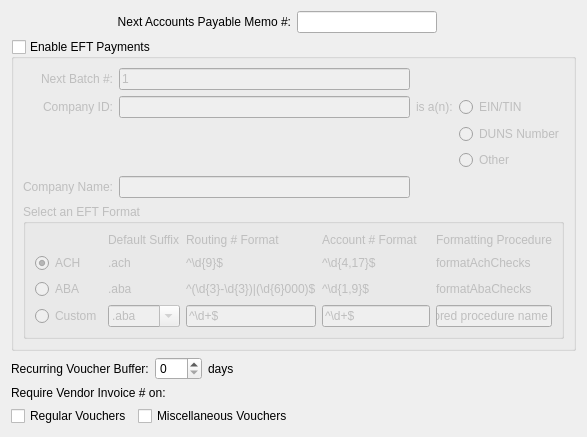
     <widget class="QWidget" name="tab">
      <attribute name="title">
       <string>Accounts Payable</string>
      </attribute>
      <layout class="QGridLayout" name="gridLayout_9">
       <item row="0" column="0">
        <layout class="QVBoxLayout" name="verticalLayout_2">
         <item>
          <layout class="QGridLayout" name="gridLayout_8">
           <item row="0" column="0">
            <widget class="QLabel" name="_nextAPMemoNumberLit">
             <property name="text">
              <string>Next Accounts Payable Memo #:</string>
             </property>
             <property name="alignment">
              <set>Qt::AlignRight|Qt::AlignTrailing|Qt::AlignVCenter</set>
             </property>
             <property name="buddy">
              <cstring>_nextAPMemoNumber</cstring>
             </property>
            </widget>
           </item>
           <item row="0" column="1">
            <layout class="QHBoxLayout">
             <property name="spacing">
              <number>0</number>
             </property>
             <item>
              <widget class="XLineEdit" name="_nextAPMemoNumber"/>
             </item>
             <item>
              <spacer>
               <property name="orientation">
                <enum>Qt::Horizontal</enum>
               </property>
               <property name="sizeType">
                <enum>QSizePolicy::Expanding</enum>
               </property>
               <property name="sizeHint" stdset="0">
                <size>
                 <width>20</width>
                 <height>20</height>
                </size>
               </property>
              </spacer>
             </item>
            </layout>
           </item>
           <item row="1" column="0" colspan="2">
            <layout class="QHBoxLayout">
             <item>
              <widget class="QGroupBox" name="_achGroup">
               <property name="title">
                <string>Enable EFT Payments</string>
               </property>
               <property name="checkable">
                <bool>true</bool>
               </property>
               <property name="checked">
                <bool>false</bool>
               </property>
               <layout class="QGridLayout">
                <item row="0" column="0">
                 <widget class="QLabel" name="_nextBatchNumberLit">
                  <property name="text">
                   <string>Next Batch #:</string>
                  </property>
                  <property name="alignment">
                   <set>Qt::AlignRight|Qt::AlignTrailing|Qt::AlignVCenter</set>
                  </property>
                  <property name="buddy">
                   <cstring>_nextACHBatchNumber</cstring>
                  </property>
                 </widget>
                </item>
                <item row="0" column="1">
                 <widget class="XLineEdit" name="_nextACHBatchNumber">
                  <property name="sizePolicy">
                   <sizepolicy hsizetype="Preferred" vsizetype="Fixed">
                    <horstretch>0</horstretch>
                    <verstretch>0</verstretch>
                   </sizepolicy>
                  </property>
                  <property name="text">
                   <string>1</string>
                  </property>
                 </widget>
                </item>
                <item row="1" column="0">
                 <widget class="QLabel" name="_companyIdLit">
                  <property name="text">
                   <string>Company ID:</string>
                  </property>
                  <property name="alignment">
                   <set>Qt::AlignRight|Qt::AlignTrailing|Qt::AlignVCenter</set>
                  </property>
                  <property name="buddy">
                   <cstring>_companyId</cstring>
                  </property>
                 </widget>
                </item>
                <item row="4" column="0">
                 <widget class="QLabel" name="_companyNameLit">
                  <property name="text">
                   <string>Company Name:</string>
                  </property>
                  <property name="alignment">
                   <set>Qt::AlignRight|Qt::AlignTrailing|Qt::AlignVCenter</set>
                  </property>
                  <property name="buddy">
                   <cstring>_companyName</cstring>
                  </property>
                 </widget>
                </item>
                <item row="1" column="1">
                 <widget class="XLineEdit" name="_companyId">
                  <property name="text">
                   <string/>
                  </property>
                  <property name="defaultText">
                   <string/>
                  </property>
                 </widget>
                </item>
                <item row="4" column="1">
                 <widget class="XLineEdit" name="_companyName">
                  <property name="text">
                   <string/>
                  </property>
                  <property name="maxLength">
                   <number>23</number>
                  </property>
                 </widget>
                </item>
                <item row="1" column="2">
                 <widget class="QLabel" name="label">
                  <property name="text">
                   <string>is a(n):</string>
                  </property>
                 </widget>
                </item>
                <item row="1" column="3">
                 <widget class="QRadioButton" name="_companyIdIsEIN">
                  <property name="text">
                   <string>EIN/TIN</string>
                  </property>
                 </widget>
                </item>
                <item row="2" column="3">
                 <widget class="QRadioButton" name="_companyIdIsDUNS">
                  <property name="text">
                   <string>DUNS Number</string>
                  </property>
                 </widget>
                </item>
                <item row="3" column="3">
                 <widget class="QRadioButton" name="_companyIdIsOther">
                  <property name="text">
                   <string>Other</string>
                  </property>
                 </widget>
                </item>
                <item row="6" column="0" colspan="4">
                 <widget class="QGroupBox" name="_eftStyle">
                  <property name="title">
                   <string>Select an EFT Format</string>
                  </property>
                  <layout class="QGridLayout" name="gridLayout_41">
                   <item row="1" column="0">
                    <widget class="QRadioButton" name="_eftAch">
                     <property name="text">
                      <string>ACH</string>
                     </property>
                     <property name="checked">
                      <bool>true</bool>
                     </property>
                    </widget>
                   </item>
                   <item row="2" column="0">
                    <widget class="QRadioButton" name="_eftAba">
                     <property name="text">
                      <string>ABA</string>
                     </property>
                    </widget>
                   </item>
                   <item row="3" column="0">
                    <widget class="QRadioButton" name="_eftCustom">
                     <property name="text">
                      <string>Custom</string>
                     </property>
                    </widget>
                   </item>
                   <item row="1" column="1">
                    <widget class="XLabel" name="_eftAchSuffix">
                     <property name="text">
                      <string>.ach</string>
                     </property>
                    </widget>
                   </item>
                   <item row="2" column="1">
                    <widget class="XLabel" name="_eftAbaSuffix">
                     <property name="text">
                      <string>.aba</string>
                     </property>
                    </widget>
                   </item>
                   <item row="0" column="1">
                    <widget class="QLabel" name="_eftSuffixLit">
                     <property name="text">
                      <string>Default Suffix</string>
                     </property>
                    </widget>
                   </item>
                   <item row="3" column="1">
                    <widget class="XComboBox" name="_eftCustomSuffix">
                     <property name="enabled">
                      <bool>false</bool>
                     </property>
                     <property name="editable">
                      <bool>true</bool>
                     </property>
                     <item>
                      <property name="text">
                       <string>.aba</string>
                      </property>
                     </item>
                     <item>
                      <property name="text">
                       <string>.ach</string>
                      </property>
                     </item>
                     <item>
                      <property name="text">
                       <string>.dat</string>
                      </property>
                     </item>
                     <item>
                      <property name="text">
                       <string>.txt</string>
                      </property>
                     </item>
                    </widget>
                   </item>
                   <item row="3" column="2">
                    <widget class="XLineEdit" name="_eftCustomRoutingRegex">
                     <property name="enabled">
                      <bool>false</bool>
                     </property>
                     <property name="text">
                      <string>^\d+$</string>
                     </property>
                    </widget>
                   </item>
                   <item row="2" column="2">
                    <widget class="XLabel" name="_eftAbaRoutingRegex">
                     <property name="text">
                      <string>^(\d{3}-\d{3})|(\d{6}000)$</string>
                     </property>
                    </widget>
                   </item>
                   <item row="1" column="2">
                    <widget class="XLabel" name="_eftAchRoutingRegex">
                     <property name="text">
                      <string>^\d{9}$</string>
                     </property>
                    </widget>
                   </item>
                   <item row="0" column="2">
                    <widget class="XLabel" name="_eftRoutingRegexLit">
                     <property name="text">
                      <string>Routing # Format</string>
                     </property>
                    </widget>
                   </item>
                   <item row="0" column="4">
                    <widget class="XLabel" name="_eftFunctionLit">
                     <property name="text">
                      <string>Formatting Procedure</string>
                     </property>
                    </widget>
                   </item>
                   <item row="1" column="4">
                    <widget class="XLabel" name="_eftAchFunction">
                     <property name="text">
                      <string>formatAchChecks</string>
                     </property>
                    </widget>
                   </item>
                   <item row="2" column="4">
                    <widget class="XLabel" name="_eftAbaFunction">
                     <property name="text">
                      <string>formatAbaChecks</string>
                     </property>
                    </widget>
                   </item>
                   <item row="3" column="4">
                    <widget class="XLineEdit" name="_eftCustomFunction">
                     <property name="enabled">
                      <bool>false</bool>
                     </property>
                     <property name="text">
                      <string>stored procedure name</string>
                     </property>
                    </widget>
                   </item>
                   <item row="0" column="3">
                    <widget class="XLabel" name="_eftAccountRegexLit">
                     <property name="text">
                      <string>Account # Format</string>
                     </property>
                    </widget>
                   </item>
                   <item row="1" column="3">
                    <widget class="XLabel" name="_eftAchAccountRegex">
                     <property name="text">
                      <string>^\d{4,17}$</string>
                     </property>
                    </widget>
                   </item>
                   <item row="2" column="3">
                    <widget class="XLabel" name="_eftAbaAccountRegex">
                     <property name="text">
                      <string>^\d{1,9}$</string>
                     </property>
                    </widget>
                   </item>
                   <item row="3" column="3">
                    <widget class="XLineEdit" name="_eftCustomAccountRegex">
                     <property name="text">
                      <string>^\d+$</string>
                     </property>
                    </widget>
                   </item>
                  </layout>
                 </widget>
                </item>
               </layout>
              </widget>
             </item>
             <item>
              <spacer>
               <property name="orientation">
                <enum>Qt::Horizontal</enum>
               </property>
               <property name="sizeHint" stdset="0">
                <size>
                 <width>0</width>
                 <height>20</height>
                </size>
               </property>
              </spacer>
             </item>
            </layout>
           </item>
           <item row="3" column="0" colspan="2">
            <layout class="QHBoxLayout" name="horizontalLayout_3">
             <item>
              <layout class="QGridLayout" name="gridLayout_7">
               <item row="0" column="0" colspan="2">
                <widget class="QLabel" name="_reqInvoiceLit">
                 <property name="text">
                  <string>Require Vendor Invoice # on:</string>
                 </property>
                </widget>
               </item>
               <item row="1" column="0">
                <widget class="QCheckBox" name="_reqInvoiceReg">
                 <property name="text">
                  <string>Regular Vouchers</string>
                 </property>
                </widget>
               </item>
               <item row="1" column="1">
                <widget class="QCheckBox" name="_reqInvoiceMisc">
                 <property name="text">
                  <string>Miscellaneous Vouchers</string>
                 </property>
                </widget>
               </item>
              </layout>
             </item>
             <item>
              <spacer name="horizontalSpacer_3">
               <property name="orientation">
                <enum>Qt::Horizontal</enum>
               </property>
               <property name="sizeHint" stdset="0">
                <size>
                 <width>40</width>
                 <height>20</height>
                </size>
               </property>
              </spacer>
             </item>
            </layout>
           </item>
           <item row="2" column="0">
            <layout class="QHBoxLayout" name="_4">
             <item>
              <widget class="QLabel" name="_recurringVoucherBufferLit">
               <property name="text">
                <string>Recurring Voucher Buffer:</string>
               </property>
               <property name="buddy">
                <cstring>_recurringVoucherBuffer</cstring>
               </property>
              </widget>
             </item>
             <item>
              <widget class="QSpinBox" name="_recurringVoucherBuffer">
               <property name="maximum">
                <number>999</number>
               </property>
              </widget>
             </item>
             <item>
              <widget class="QLabel" name="_recurringVoucherBufferDaysLit">
               <property name="sizePolicy">
                <sizepolicy hsizetype="Expanding" vsizetype="Preferred">
                 <horstretch>0</horstretch>
                 <verstretch>0</verstretch>
                </sizepolicy>
               </property>
               <property name="text">
                <string>days</string>
               </property>
              </widget>
             </item>
            </layout>
           </item>
          </layout>
         </item>
         <item>
          <spacer>
           <property name="orientation">
            <enum>Qt::Vertical</enum>
           </property>
           <property name="sizeType">
            <enum>QSizePolicy::Expanding</enum>
           </property>
           <property name="sizeHint" stdset="0">
            <size>
             <width>40</width>
             <height>0</height>
            </size>
           </property>
          </spacer>
         </item>
        </layout>
       </item>
      </layout>
     </widget>
